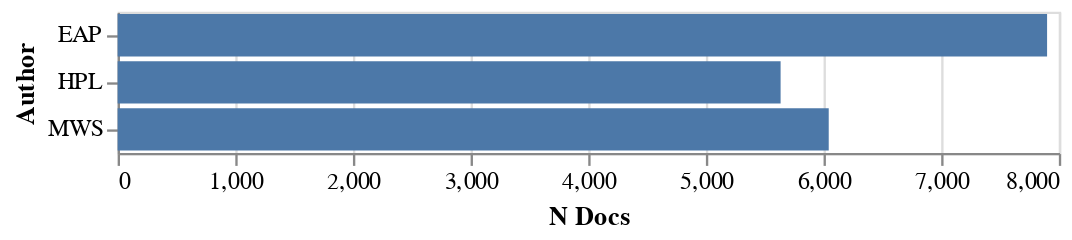

Notebook source saved alongside this figure:
### Code cell
alt.Chart(data_df.label.value_counts().reset_index()).mark_bar(filled=True).encode(
    alt.X('label:Q', title='N Docs'),
    alt.Y('index:N', title='Author')
)

### Figure 1 — Vega-Lite specification as saved in the notebook (floating-point values rounded to 4 significant figures)
{"config": {"view": {"continuousWidth": 400, "continuousHeight": 300}}, "data": {"name": "data-db181c126deb2aa0d04850c3a6acd3b8"}, "mark": {"type": "bar", "filled": true}, "encoding": {"x": {"field": "label", "title": "N Docs", "type": "quantitative"}, "y": {"field": "index", "title": "Author", "type": "nominal"}}, "$schema": "https://vega.github.io/schema/vega-lite/v4.17.0.json", "datasets": {"data-db181c126deb2aa0d04850c3a6acd3b8": [{"index": "EAP", "label": 7900}, {"index": "MWS", "label": 6044}, {"index": "HPL", "label": 5635}]}}
